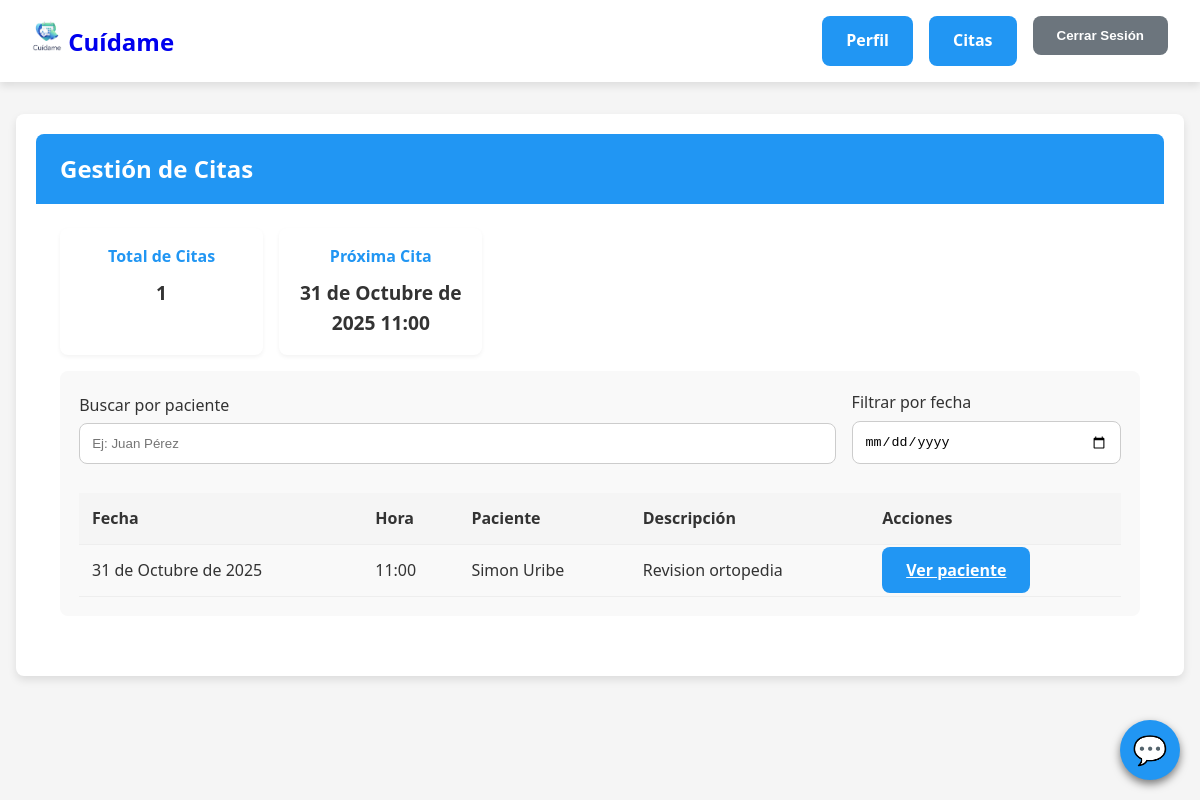
/dashboard/medico/citas/ (signed in), run on the app's committed database.
### main/models.py (models this page shows, shortened)
class Cita(models.Model):
    medico = models.ForeignKey(Medico, on_delete=models.CASCADE)
    paciente = models.ForeignKey(Paciente, on_delete=models.CASCADE)
    fecha = models.DateField()
    hora = models.TimeField()
    description = models.TextField(blank=True, null=True)

class Paciente(models.Model):
    user = models.OneToOneField(User, on_delete=models.CASCADE)
    historial_medico = models.TextField(blank=True, null=True)

class User(AbstractUser):
    id_number = models.CharField(max_length=20, unique=True)
    phone_number = models.CharField(max_length=15, blank=True, null=True)
    address = models.CharField(max_length=255, blank=True, null=True)
    birth_date = models.DateField(blank=True, null=True)
    def is_paciente(self):
        return hasattr(self, 'paciente')
    def is_medico(self):
        return hasattr(self, 'medico')

### main/views.py (the view)
# urls.py: path('dashboard/medico/citas/', medico_citas, name='medico_citas'),
@login_required
def medico_citas(request):
    medico = request.user.medico
    citas = Cita.objects.filter(medico=medico).order_by('fecha', 'hora')
    context = {
        'citas': citas,
        'medico': medico
    }
    return render(request, 'main/medico_citas.html', context)

### main/templates/main/medico_citas.html (shortened to what this page needs)
{% extends 'base.html' %}
{% load static %}
{% block extra_css %}
<link rel="stylesheet" href="{% static 'css/dashboard_pacientes.css' %}">
{% endblock %}
{% block content %}
<div class="dashboard-container" id="medico-citas">
    <section class="dashboard-section">
        <div class="section-header">
            <h2>Gestión de Citas</h2>
        </div>
        <div class="section-content">
            <div class="metricas-grid" style="margin-bottom:1rem;">
                <div class="metrica-card">
                    <h4>Total de Citas</h4>
                    <p>{{ citas|length }}</p>
                </div>
                <div class="metrica-card">
                    <h4>Próxima Cita</h4>
                    {% if citas %}
                        <p>{{ citas.0.fecha }} {{ citas.0.hora }}</p>
                    {% else %}
                        <p>Sin próximas citas</p>
                    {% endif %}
                </div>
            </div>
            <div class="info-card">
                <div class="filters" style="display:flex; gap:1rem; align-items:flex-end; margin-bottom:0.8rem;">
                    <div class="form-group" style="flex:1;">
                        <label for="buscar-cita">Buscar por paciente</label>
                        <input type="text" id="buscar-cita" placeholder="Ej: Juan Pérez">
                    </div>
                    <div class="form-group">
                        <label for="filtrar-fecha">Filtrar por fecha</label>
                        <input type="date" id="filtrar-fecha">
                    </div>
                </div>
                {% if citas %}
                <table class="citas-table" id="tabla-citas">
                    <thead>
                        <tr>
                            <th>Fecha</th>
                            <th>Hora</th>
                            <th>Paciente</th>
                            <th>Descripción</th>
                            <th>Acciones</th>
                        </tr>
                    </thead>
                    <tbody>
                        {% for cita in citas %}
                        <tr data-fecha="{{ cita.fecha }}" data-paciente="{{ cita.paciente.user.get_full_name|lower }}">
                            <td>{{ cita.fecha }}</td>
                            <td>{{ cita.hora }}</td>
                            <td>{{ cita.paciente.user.get_full_name }}</td>
                            <td>{{ cita.description|default:"Sin descripción" }}</td>
                            <td>
                                <a href="{% url 'detalle_paciente' cita.paciente.id %}" class="btn-primary">Ver paciente</a>
                            </td>
                        </tr>
                        {% endfor %}
                    </tbody>
                </table>
                {% else %}
                    <p>No tienes citas programadas.</p>
                {% endif %}
            </div>
        </div>
    </section>
</div>
{% endblock %}

### static/css/style.css (style rules this page uses)
:root { --primary-color: #2196F3; --secondary-color: #FF4081; --accent-color: #4CAF50; --background-color: #f5f5f5; --text-color: #333; --border-radius: 8px; --card-shadow: 0 4px 8px rgba(0,0,0,0.1); }
* { margin: 0; padding: 0; box-sizing: border-box; }
body { font-family: 'Segoe UI', Tahoma, Geneva, Verdana, sans-serif; background-color: var(--background-color); color: var(--text-color); line-height: 1.6; min-height: 100vh; }
button, .btn-primary, .btn-secondary, .btn-accent { padding: 0.75rem 1.5rem; border: none; border-radius: var(--border-radius); cursor: pointer; font-weight: bold; transition: background-color 0.2s; }
.btn-primary { background-color: var(--primary-color); color: white; }
input[type="text"], input[type="email"], input[type="password"], input[type="number"], input[type="date"], input[type="datetime-local"], select, textarea { width: 100%; padding: 0.75rem; margin-top: 5px; border: 1px solid #ccc; border-radius: var(--border-radius); }
.form-group { margin-bottom: 1rem; }
.dashboard-container { max-width: 1200px; margin: 20px auto; padding: 0 20px; }
section { background-color: white; padding: 20px; border-radius: var(--border-radius); box-shadow: 0 1px 3px rgba(0,0,0,0.1); margin-bottom: 20px; }

### static/css/dashboard_pacientes.css (style rules this page uses)
.dashboard-container { max-width: 1200px; margin: 2rem auto; padding: 0 1rem; }
.dashboard-section { background-color: white; border-radius: var(--border-radius); box-shadow: var(--card-shadow); margin-bottom: 2rem; overflow: hidden; }
.section-header { background-color: var(--primary-color); color: white; padding: 1rem 1.5rem; border-top-left-radius: var(--border-radius); border-top-right-radius: var(--border-radius); }
.section-header h2, .section-header h3 { margin: 0; font-weight: 600; }
.section-content { padding: 1.5rem; }
.info-card { background-color: #f9f9f9; border-radius: var(--border-radius); padding: 1.2rem; margin-bottom: 1rem; }
.citas-table { width: 100%; border-collapse: collapse; margin-top: 0.5rem; justify-content: center; }
.citas-table th, .citas-table td { padding: 0.8rem; text-align: left; border-bottom: 1px solid #eee; }
.citas-table th { background-color: #f5f5f5; font-weight: 600; justify-content: center; }
.metricas-grid { display: grid; grid-template-columns: repeat(auto-fill, minmax(200px, 1fr)); gap: 1rem; margin-bottom: 1.5rem; }
.metrica-card { background-color: white; border-radius: var(--border-radius); padding: 1rem; box-shadow: 0 2px 4px rgba(0,0,0,0.05); text-align: center; }
.metrica-card h4 { color: var(--primary-color); margin-top: 0; margin-bottom: 0.5rem; }
.metrica-card p { font-size: 1.2rem; font-weight: 600; margin: 0; }

### data on the page
Cita: fecha "31 de Octubre de 2025", hora "11:00", paciente.user.get_full_name "Simon Uribe", description "Revision ortopedia"

### other printed values
{{ citas|length }} "1"
